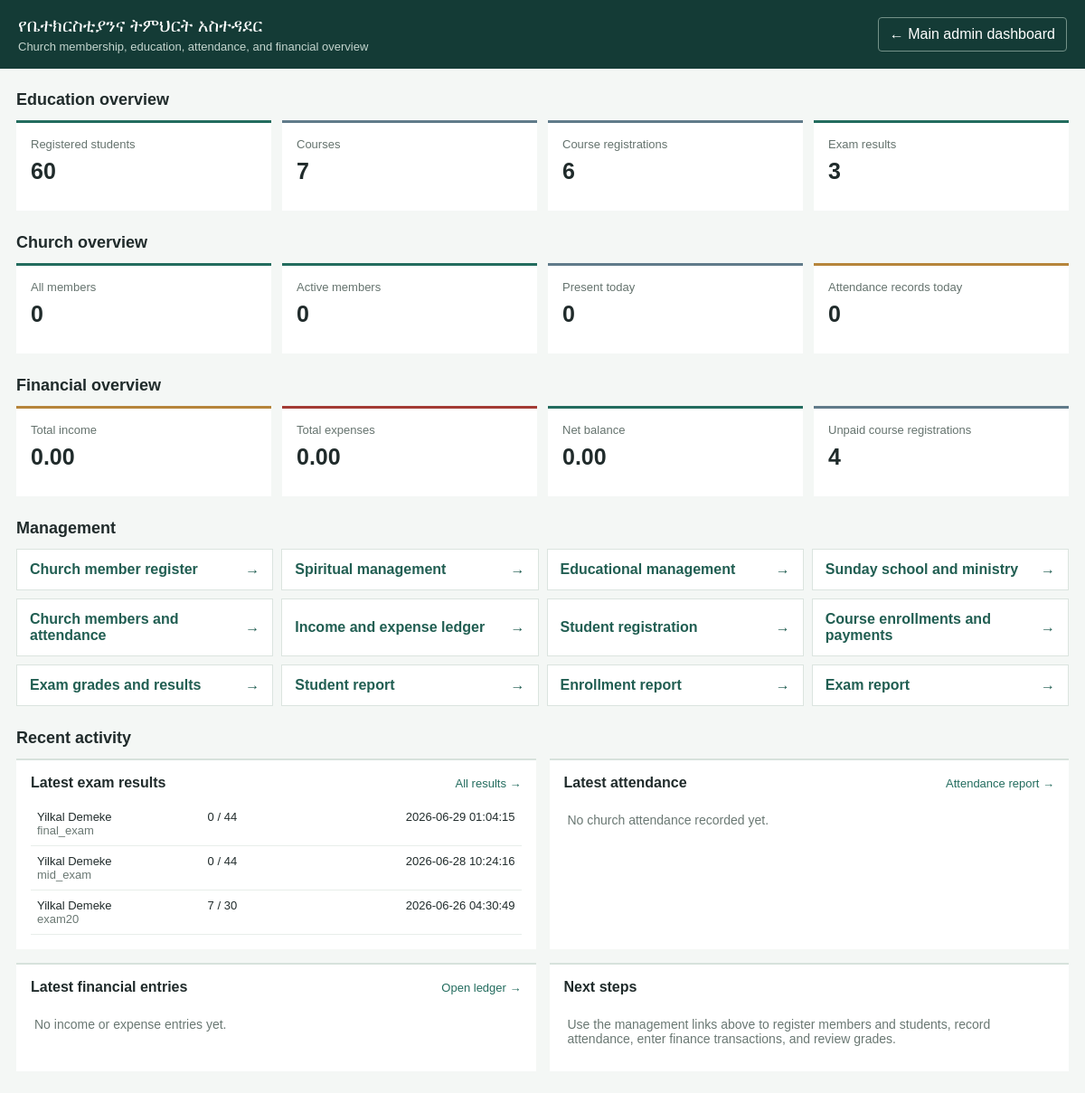
/admin_management_dashboard.php (signed in), run on the app's committed database.
### tables this page shows
CREATE TABLE `exam_submissions` (
  `id` int(11) NOT NULL AUTO_INCREMENT,
  `student_id` varchar(100) NOT NULL,
  `student_name` varchar(255) NOT NULL,
  `exam_type` varchar(50) NOT NULL,
  `access_code` varchar(50) NOT NULL,
  `score` int(11) NOT NULL DEFAULT 0,
  `total_questions` int(11) NOT NULL DEFAULT 0,
  `answers` longtext DEFAULT NULL CHECK (json_valid(`answers`)),
  `submitted_at` datetime DEFAULT current_timestamp(),
  PRIMARY KEY (`id`)
);

### db.php (called while the page is built, shortened)
<?php
if (!function_exists('safe')) {
    function safe($value): string {
        return htmlspecialchars((string)($value ?? ''), ENT_QUOTES, 'UTF-8');
    }
}

### admin_management_dashboard.php (the view, shortened to what this page needs)
<?php
require_once __DIR__ . '/db.php';
$pdo->exec('CREATE TABLE IF NOT EXISTS exam_submissions (
    id INT AUTO_INCREMENT PRIMARY KEY,
    student_id VARCHAR(100) NOT NULL,
    student_name VARCHAR(255) NOT NULL,
    exam_type VARCHAR(50) NOT NULL,
    score INT NOT NULL DEFAULT 0,
    total_questions INT NOT NULL DEFAULT 0,
    answers JSON DEFAULT NULL,
    submitted_at DATETIME DEFAULT CURRENT_TIMESTAMP
) ENGINE=InnoDB DEFAULT CHARSET=utf8mb4 COLLATE=utf8mb4_unicode_ci');
$education = [
    'students' => (int)$pdo->query('SELECT COUNT(*) FROM students')->fetchColumn(),
    'courses' => (int)$pdo->query('SELECT COUNT(*) FROM courses')->fetchColumn(),
    'registrations' => (int)$pdo->query('SELECT COUNT(*) FROM registrations')->fetchColumn(),
    'exam_results' => (int)$pdo->query('SELECT COUNT(*) FROM exam_submissions')->fetchColumn(),
];
$church = [
    'members' => (int)$pdo->query('SELECT COUNT(*) FROM church_members')->fetchColumn(),
    'active_members' => (int)$pdo->query("SELECT COUNT(*) FROM church_members WHERE status = 'active'")->fetchColumn(),
    'today_attendance' => (int)$pdo->query('SELECT COUNT(*) FROM church_attendance WHERE service_date = CURDATE() AND attendance_status = "present"')->fetchColumn(),
];
$finance = $pdo->query("SELECT COALESCE(SUM(CASE WHEN transaction_type = 'income' THEN amount ELSE 0 END), 0) AS income, COALESCE(SUM(CASE WHEN transaction_type = 'expense' THEN amount ELSE 0 END), 0) AS expense FROM finance_transactions")->fetch(PDO::FETCH_ASSOC);
$finance['balance'] = (float)$finance['income'] - (float)$finance['expense'];
$recentExams = $pdo->query('SELECT student_name, exam_type, score, total_questions, submitted_at FROM exam_submissions ORDER BY submitted_at DESC LIMIT 5')->fetchAll(PDO::FETCH_ASSOC);
$recentAttendance = $pdo->query('SELECT a.service_name, a.service_date, a.attendance_status, m.full_name FROM church_attendance a JOIN church_members m ON m.id = a.member_id ORDER BY a.service_date DESC, a.id DESC LIMIT 5')->fetchAll(PDO::FETCH_ASSOC);
$recentFinance = $pdo->query('SELECT transaction_type, category, description, amount, transaction_date FROM finance_transactions ORDER BY transaction_date DESC, id DESC LIMIT 5')->fetchAll(PDO::FETCH_ASSOC);
?>
<!DOCTYPE html>
<html lang="am">
<head>
</head>
<body>
<header class="topbar"><div class="brand"><h1>የቤተክርስቲያንና ትምህርት አስተዳደር</h1><p>Church membership, education, attendance, and financial overview</p></div><a href="admin_dashboard.php">← Main admin dashboard</a></header>
<main class="wrap">
    <h2 class="section-title" style="margin-top:0">Education overview</h2>
    <div class="cards">
        <div class="metric"><span>Registered students</span><strong><?php echo number_format($education['students']); ?></strong></div>
        <div class="metric secondary"><span>Courses</span><strong><?php echo number_format($education['courses']); ?></strong></div>
        <div class="metric secondary"><span>Course registrations</span><strong><?php echo number_format($education['registrations']); ?></strong></div>
        <div class="metric"><span>Exam results</span><strong><?php echo number_format($education['exam_results']); ?></strong></div>
    </div>
    <h2 class="section-title">Church overview</h2>
    <div class="cards">
        <div class="metric"><span>All members</span><strong><?php echo number_format($church['members']); ?></strong></div>
        <div class="metric"><span>Active members</span><strong><?php echo number_format($church['active_members']); ?></strong></div>
        <div class="metric secondary"><span>Present today</span><strong><?php echo number_format($church['today_attendance']); ?></strong></div>
        <div class="metric money"><span>Attendance records today</span><strong><?php echo (int)$pdo->query('SELECT COUNT(*) FROM church_attendance WHERE service_date = CURDATE()')->fetchColumn(); ?></strong></div>
    </div>
    <h2 class="section-title">Financial overview</h2>
    <div class="cards">
        <div class="metric money"><span>Total income</span><strong><?php echo number_format((float)$finance['income'], 2); ?></strong></div>
        <div class="metric expense"><span>Total expenses</span><strong><?php echo number_format((float)$finance['expense'], 2); ?></strong></div>
        <div class="metric"><span>Net balance</span><strong><?php echo number_format((float)$finance['balance'], 2); ?></strong></div>
        <div class="metric secondary"><span>Unpaid course registrations</span><strong><?php echo (int)$pdo->query("SELECT COUNT(*) FROM registrations WHERE payment_status = 'unpaid'")->fetchColumn(); ?></strong></div>
    </div>
    <h2 class="section-title">Management</h2>
    <nav class="links" aria-label="Management pages">
        <a href="admin_church_members.php">Church member register <span>→</span></a>
        <a href="admin_spiritual_dashboard.php">Spiritual management <span>→</span></a>
        <a href="admin_education_dashboard.php">Educational management <span>→</span></a>
        <a href="admin_sunday_school.php">Sunday school and ministry <span>→</span></a>
        <a href="admin_church_management.php">Church members and attendance <span>→</span></a>
        <a href="admin_finance.php">Income and expense ledger <span>→</span></a>
        <a href="admin_students.php">Student registration <span>→</span></a>
        <a href="admin_registrations.php">Course enrollments and payments <span>→</span></a>
        <a href="admin_exam_results.php">Exam grades and results <span>→</span></a>
        <a href="admin_reports.php?type=students">Student report <span>→</span></a>
        <a href="admin_reports.php?type=enrollment_reports">Enrollment report <span>→</span></a>
        <a href="admin_reports.php?type=quiz_results">Exam report <span>→</span></a>
    </nav>
    <h2 class="section-title">Recent activity</h2>
    <div class="panels">
        <section class="panel"><div class="section-head"><h3>Latest exam results</h3><a href="admin_exam_results.php">All results →</a></div>
            <?php if (!$recentExams): ?><div class="empty">No exam results yet.</div><?php else: ?><div class="table-wrap"><table><tbody><?php foreach ($recentExams as $row): ?><tr><td><?php echo safe($row['student_name']); ?><br><span class="muted"><?php echo safe($row['exam_type']); ?></span></td><td><?php echo (int)$row['score']; ?> / <?php echo (int)$row['total_questions']; ?></td><td><?php echo safe($row['submitted_at']); ?></td></tr><?php endforeach; ?></tbody></table></div><?php endif; ?>
        </section>
        <section class="panel"><div class="section-head"><h3>Latest attendance</h3><a href="admin_church_management.php">Attendance report →</a></div>
            <?php if (!$recentAttendance): ?><div class="empty">No church attendance recorded yet.</div><?php endif; ?>
        </section>
        <section class="panel"><div class="section-head"><h3>Latest financial entries</h3><a href="admin_finance.php">Open ledger →</a></div>
            <?php if (!$recentFinance): ?><div class="empty">No income or expense entries yet.</div><?php endif; ?>
        </section>
        <section class="panel"><div class="section-head"><h3>Next steps</h3></div><div class="empty">Use the management links above to register members and students, record attendance, enter finance transactions, and review grades.</div></section>
    </div>
</main>
</body>
</html>

### admin_management_dashboard.php (style rules this page uses)
:root { font-family:Arial,sans-serif;color:#202b2b;background:#f4f7f5;font-synthesis:none }
* { box-sizing:border-box }
body { margin:0 }
.topbar { background:#143b36;color:#fff;padding:17px max(20px,calc((100% - 1200px)/2));display:flex;align-items:center;justify-content:space-between;gap:16px }
.brand h1 { margin:0;font-size:20px }
.brand p { margin:4px 0 0;color:#c4d5ce;font-size:13px }
.topbar a { color:#fff;text-decoration:none;border:1px solid #739188;border-radius:4px;padding:9px 12px }
.wrap { max-width:1200px;margin:24px auto;padding:0 18px }
.section-title { margin:25px 0 12px;font-size:18px }
.cards { display:grid;grid-template-columns:repeat(4,minmax(0,1fr));gap:12px }
.metric { background:#fff;padding:16px;border-top:3px solid #236c5e;min-height:100px }
.metric span { display:block;color:#65736e;font-size:13px }
.metric strong { display:block;font-size:25px;margin-top:8px }
.metric.money { border-top-color:#b6853b }
.metric.expense { border-top-color:#a33b35 }
.metric.secondary { border-top-color:#607b8a }
.links { display:grid;grid-template-columns:repeat(4,minmax(0,1fr));gap:9px }
.links a { display:flex;align-items:center;justify-content:space-between;background:#fff;border:1px solid #dbe4df;padding:13px 14px;color:#215e52;text-decoration:none;font-weight:600 }
.panels { display:grid;grid-template-columns:repeat(2,minmax(0,1fr));gap:15px }
.panel { background:#fff;padding:16px;border-top:2px solid #d7e2dc;min-width:0 }
.panel h3 { margin:0 0 12px;font-size:16px }
.table-wrap { overflow:auto }
table { width:100%;border-collapse:collapse;font-size:13px }
td { padding:9px 7px;border-bottom:1px solid #e8eeea;text-align:left;vertical-align:top }
td:last-child { text-align:right;white-space:nowrap }
.muted { color:#6a7873 }
.empty { padding:12px 4px;color:#6a7873;font-size:14px }
.section-head { display:flex;align-items:center;justify-content:space-between;gap:10px;margin-bottom:12px }
.section-head h3 { margin:0 }
.section-head a { font-size:13px;color:#236c5e;text-decoration:none }

### data on the page
exam_submissions: student_name "Yilkal Demeke", exam_type "final_exam", score "0", total_questions "44", submitted_at "2026-06-29 01:04:15"
exam_submissions: student_name "Yilkal Demeke", exam_type "mid_exam", score "0", total_questions "44", submitted_at "2026-06-28 10:24:16"
exam_submissions: student_name "Yilkal Demeke", exam_type "exam20", score "7", total_questions "30", submitted_at "2026-06-26 04:30:49"

### other printed values
$education['students'] "60"
$education['courses'] "7"
$education['registrations'] "6"
$education['exam_results'] "3"
$church['members'] "0"
$church['active_members'] "0"
$church['today_attendance'] "0"
$finance['income'] "0.00"
$finance['expense'] "0.00"
$finance['balance'] "0.00"
